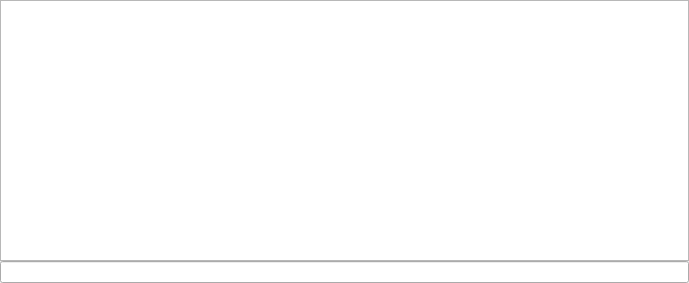
<?xml version="1.0" encoding="UTF-8"?>
<ui version="4.0">
 <class>Results</class>
 <widget class="QWidget" name="Results">
  <property name="geometry">
   <rect>
    <x>0</x>
    <y>0</y>
    <width>689</width>
    <height>283</height>
   </rect>
  </property>
  <layout class="QVBoxLayout" name="verticalLayout">
   <property name="leftMargin">
    <number>0</number>
   </property>
   <property name="topMargin">
    <number>0</number>
   </property>
   <property name="rightMargin">
    <number>0</number>
   </property>
   <property name="bottomMargin">
    <number>0</number>
   </property>
   <property name="spacing">
    <number>0</number>
   </property>
   <item>
    <widget class="ResultsTreeView" name="treeView">
     <property name="uniformRowHeights">
      <bool>true</bool>
     </property>
     <property name="headerHidden">
      <bool>true</bool>
     </property>
    </widget>
   </item>
   <item>
    <widget class="QLineEdit" name="filterLineEdit">
     <property name="visible">
      <bool>false</bool>
     </property>
    </widget>
   </item>
  </layout>
 </widget>
 <customwidgets>
  <customwidget>
   <class>ResultsTreeView</class>
   <extends>QTreeView</extends>
   <header>ResultsTreeView.h</header>
  </customwidget>
 </customwidgets>
 <resources/>
 <connections/>
</ui>
